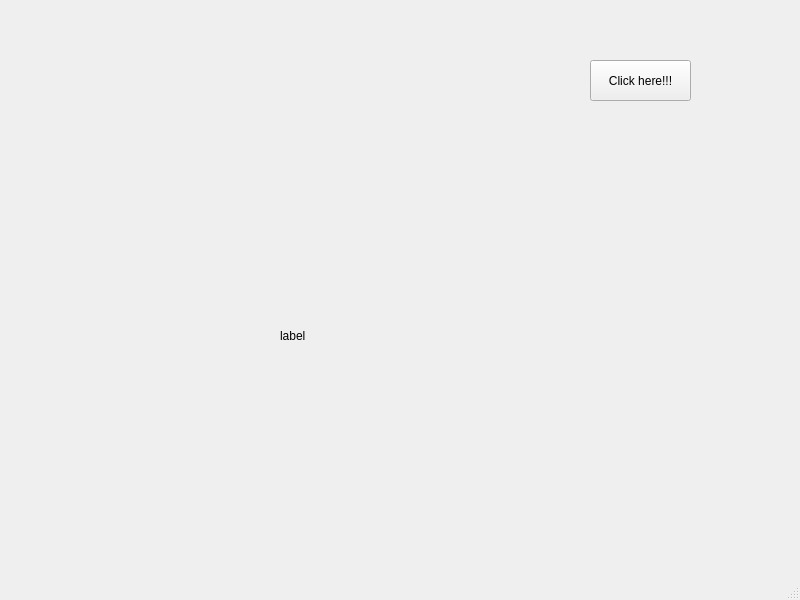
<?xml version="1.0" encoding="UTF-8"?>
<ui version="4.0">
 <class>MainWindow</class>
 <widget class="QMainWindow" name="MainWindow">
  <property name="geometry">
   <rect>
    <x>0</x>
    <y>0</y>
    <width>800</width>
    <height>600</height>
   </rect>
  </property>
  <property name="windowTitle">
   <string>MainWindow</string>
  </property>
  <widget class="QWidget" name="centralwidget">
   <widget class="QPushButton" name="pushButton">
    <property name="geometry">
     <rect>
      <x>590</x>
      <y>60</y>
      <width>101</width>
      <height>41</height>
     </rect>
    </property>
    <property name="text">
     <string>Click here!!!</string>
    </property>
   </widget>
   <widget class="QLabel" name="label">
    <property name="geometry">
     <rect>
      <x>280</x>
      <y>290</y>
      <width>161</width>
      <height>91</height>
     </rect>
    </property>
    <property name="text">
     <string>label</string>
    </property>
   </widget>
  </widget>
  <widget class="QMenuBar" name="menubar">
   <property name="geometry">
    <rect>
     <x>0</x>
     <y>0</y>
     <width>800</width>
     <height>26</height>
    </rect>
   </property>
  </widget>
  <widget class="QStatusBar" name="statusbar"/>
 </widget>
 <resources/>
 <connections>
  <connection>
   <sender>pushButton</sender>
   <signal>pressed()</signal>
   <receiver>label</receiver>
   <slot>show()</slot>
   <hints>
    <hint type="sourcelabel">
     <x>692</x>
     <y>116</y>
    </hint>
    <hint type="destinationlabel">
     <x>340</x>
     <y>373</y>
    </hint>
   </hints>
  </connection>
 </connections>
</ui>
